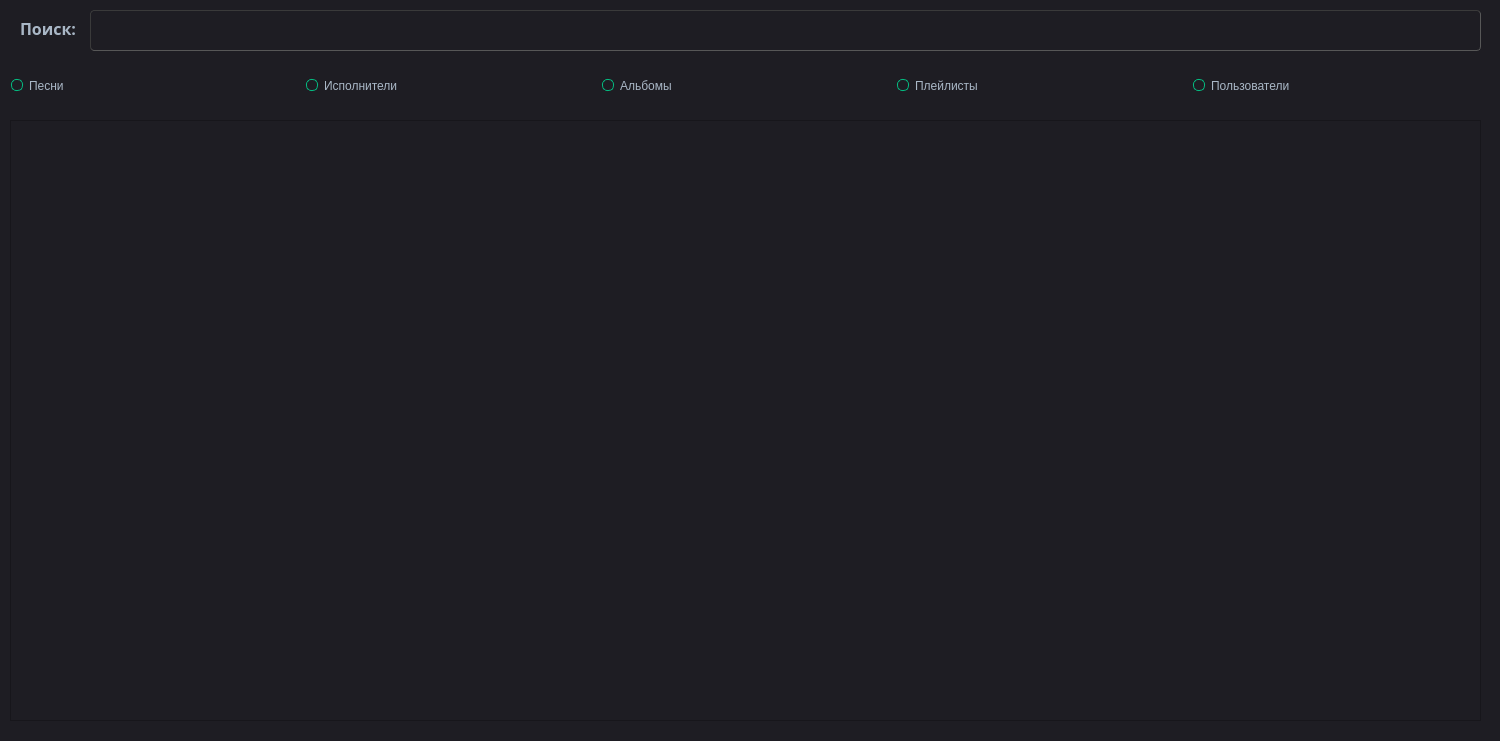
<?xml version="1.0" encoding="UTF-8"?>
<ui version="4.0">
 <class>SearchFragment</class>
 <widget class="QFrame" name="SearchFragment">
  <property name="geometry">
   <rect>
    <x>0</x>
    <y>0</y>
    <width>1500</width>
    <height>741</height>
   </rect>
  </property>
  <property name="minimumSize">
   <size>
    <width>1500</width>
    <height>741</height>
   </size>
  </property>
  <property name="maximumSize">
   <size>
    <width>1500</width>
    <height>741</height>
   </size>
  </property>
  <property name="windowTitle">
   <string>Frame</string>
  </property>
  <property name="styleSheet">
   <string notr="true">QFrame {
	background-color:#1e1d23;
}
QWidget {
	background-color:#1e1d23;
}
QMainWindow {
	background-color:#1e1d23;
}
QDialog {
	background-color:#1e1d23;
}
QColorDialog {
	background-color:#1e1d23;
}
QTextEdit {
	background-color:#1e1d23;
	color: #a9b7c6;
}
QPlainTextEdit {
	selection-background-color:#007b50;
	background-color:#1e1d23;
	border-style: solid;
	border-top-color: transparent;
	border-right-color: transparent;
	border-left-color: transparent;
	border-bottom-color: transparent;
	border-width: 1px;
	color: #a9b7c6;
}
QPushButton{
	border-style: solid;
	border-top-color: transparent;
	border-right-color: transparent;
	border-left-color: transparent;
	border-bottom-color: transparent;
	border-width: 1px;
	border-style: solid;
	color: #a9b7c6;
	padding: 2px;
	background-color: #1e1d23;
}
QPushButton::default{
	border-style: inset;
	border-top-color: transparent;
	border-right-color: transparent;
	border-left-color: transparent;
	border-bottom-color: #04b97f;
	border-width: 1px;
	color: #a9b7c6;
	padding: 2px;
	background-color: #1e1d23;
}
QToolButton {
	border-style: solid;
	border-top-color: transparent;
	border-right-color: transparent;
	border-left-color: transparent;
	border-bottom-color: #04b97f;
	border-bottom-width: 1px;
	border-style: solid;
	color: #a9b7c6;
	padding: 2px;
	background-color: #1e1d23;
}
QToolButton:hover{
	border-style: solid;
	border-top-color: transparent;
	border-right-color: transparent;
	border-left-color: transparent;
	border-bottom-color: #37efba;
	border-bottom-width: 2px;
	border-style: solid;
	color: #FFFFFF;
	padding-bottom: 1px;
	background-color: #1e1d23;
}
QPushButton:hover{
	border-style: solid;
	border-top-color: transparent;
	border-right-color: transparent;
	border-left-color: transparent;
	border-bottom-color: #37efba;
	border-bottom-width: 1px;
	border-style: solid;
	color: #FFFFFF;
	padding-bottom: 2px;
	background-color: #1e1d23;
}
QPushButton:pressed{
	border-style: solid;
	border-top-color: transparent;
	border-right-color: transparent;
	border-left-color: transparent;
	border-bottom-color: #37efba;
	border-bottom-width: 2px;
	border-style: solid;
	color: #37efba;
	padding-bottom: 1px;
	background-color: #1e1d23;
}
QPushButton:disabled{
	border-style: solid;
	border-top-color: transparent;
	border-right-color: transparent;
	border-left-color: transparent;
	border-bottom-color: #808086;
	border-bottom-width: 2px;
	border-style: solid;
	color: #808086;
	padding-bottom: 1px;
	background-color: #1e1d23;
}
QLineEdit {
	border-width: 1px; border-radius: 4px;
	border-color: rgb(58, 58, 58);
	border-style: inset;
	padding: 0 8px;
	color: #a9b7c6;
	background:#1e1d23;
	selection-background-color:#007b50;
	selection-color: #FFFFFF;
}
QLabel {
	color: #a9b7c6;
}
QLCDNumber {
	color: #37e6b4;
}
QProgressBar {
	text-align: center;
	color: rgb(240, 240, 240);
	border-width: 1px; 
	border-radius: 10px;
	border-color: rgb(58, 58, 58);
	border-style: inset;
	background-color:#1e1d23;
}
QProgressBar::chunk {
	background-color: #04b97f;
	border-radius: 5px;
}
QMenuBar {
	background-color: #1e1d23;
}
QMenuBar::item {
	color: #a9b7c6;
  	spacing: 3px;
  	padding: 1px 4px;
  	background: #1e1d23;
}

QMenuBar::item:selected {
  	background:#1e1d23;
	color: #FFFFFF;
}
QMenu::item:selected {
	border-style: solid;
	border-top-color: transparent;
	border-right-color: transparent;
	border-left-color: #04b97f;
	border-bottom-color: transparent;
	border-left-width: 2px;
	color: #FFFFFF;
	padding-left:15px;
	padding-top:4px;
	padding-bottom:4px;
	padding-right:7px;
	background-color: #1e1d23;
}
QMenu::item {
	border-style: solid;
	border-top-color: transparent;
	border-right-color: transparent;
	border-left-color: transparent;
	border-bottom-color: transparent;
	border-bottom-width: 1px;
	border-style: solid;
	color: #a9b7c6;
	padding-left:17px;
	padding-top:4px;
	padding-bottom:4px;
	padding-right:7px;
	background-color: #1e1d23;
}
QMenu{
	background-color:#1e1d23;
}
QTabWidget {
	color:rgb(0,0,0);
	background-color:#1e1d23;
}
QTabWidget::pane {
		border-color: rgb(77,77,77);
		background-color:#1e1d23;
		border-style: solid;
		border-width: 1px;
    	border-radius: 6px;
}
QTabBar::tab {
	border-style: solid;
	border-top-color: transparent;
	border-right-color: transparent;
	border-left-color: transparent;
	border-bottom-color: transparent;
	border-bottom-width: 1px;
	border-style: solid;
	color: #808086;
	padding: 3px;
	margin-left:3px;
	background-color: #1e1d23;
}
QTabBar::tab:selected, QTabBar::tab:last:selected, QTabBar::tab:hover {
  	border-style: solid;
	border-top-color: transparent;
	border-right-color: transparent;
	border-left-color: transparent;
	border-bottom-color: #04b97f;
	border-bottom-width: 2px;
	border-style: solid;
	color: #FFFFFF;
	padding-left: 3px;
	padding-bottom: 2px;
	margin-left:3px;
	background-color: #1e1d23;
}

QCheckBox {
	color: #a9b7c6;
	padding: 2px;
}
QCheckBox:disabled {
	color: #808086;
	padding: 2px;
}

QCheckBox:hover {
	border-radius:4px;
	border-style:solid;
	padding-left: 1px;
	padding-right: 1px;
	padding-bottom: 1px;
	padding-top: 1px;
	border-width:1px;
	border-color: rgb(87, 97, 106);
	background-color:#1e1d23;
}
QCheckBox::indicator:checked {

	height: 10px;
	width: 10px;
	border-style:solid;
	border-width: 1px;
	border-color: #04b97f;
	color: #a9b7c6;
	background-color: #04b97f;
}
QCheckBox::indicator:unchecked {

	height: 10px;
	width: 10px;
	border-style:solid;
	border-width: 1px;
	border-color: #04b97f;
	color: #a9b7c6;
	background-color: transparent;
}
QRadioButton {
	color: #a9b7c6;
	background-color: #1e1d23;
	padding: 1px;
}
QRadioButton::indicator:checked {
	height: 10px;
	width: 10px;
	border-style:solid;
	border-radius:5px;
	border-width: 1px;
	border-color: #04b97f;
	color: #a9b7c6;
	background-color: #04b97f;
}
QRadioButton::indicator:!checked {
	height: 10px;
	width: 10px;
	border-style:solid;
	border-radius:5px;
	border-width: 1px;
	border-color: #04b97f;
	color: #a9b7c6;
	background-color: transparent;
}
QStatusBar {
	color:#027f7f;
}
QSpinBox {
	color: #a9b7c6;	
	background-color: #1e1d23;
}
QDoubleSpinBox {
	color: #a9b7c6;	
	background-color: #1e1d23;
}
QTimeEdit {
	color: #a9b7c6;	
	background-color: #1e1d23;
}
QDateTimeEdit {
	color: #a9b7c6;	
	background-color: #1e1d23;
}
QDateEdit {
	color: #a9b7c6;	
	background-color: #1e1d23;
}
QComboBox {
	color: #a9b7c6;	
	background: #1e1d23;
}
QComboBox:editable {
	background: #1e1d23;
	color: #a9b7c6;
	selection-background-color: #1e1d23;
}
QComboBox QAbstractItemView {
	color: #a9b7c6;	
	background: #1e1d23;
	selection-color: #FFFFFF;
	selection-background-color: #1e1d23;
}
QComboBox:!editable:on, QComboBox::drop-down:editable:on {
	color: #a9b7c6;	
	background: #1e1d23;
}
QFontComboBox {
	color: #a9b7c6;	
	background-color: #1e1d23;
}
QToolBox {
	color: #a9b7c6;
	background-color: #1e1d23;
}
QToolBox::tab {
	color: #a9b7c6;
	background-color: #1e1d23;
}
QToolBox::tab:selected {
	color: #FFFFFF;
	background-color: #1e1d23;
}
QScrollArea {
	color: #FFFFFF;
	background-color: #1e1d23;
}
QSlider::groove:horizontal {
	height: 5px;
	background: #04b97f;
}
QSlider::groove:vertical {
	width: 5px;
	background: #04b97f;
}
QSlider::handle:horizontal {
	background: qlineargradient(x1:0, y1:0, x2:1, y2:1, stop:0 #b4b4b4, stop:1 #8f8f8f);
	border: 1px solid #5c5c5c;
	width: 14px;
	margin: -5px 0;
	border-radius: 7px;
}
QSlider::handle:vertical {
	background: qlineargradient(x1:1, y1:1, x2:0, y2:0, stop:0 #b4b4b4, stop:1 #8f8f8f);
	border: 1px solid #5c5c5c;
	height: 14px;
	margin: 0 -5px;
	border-radius: 7px;
}
QSlider::add-page:horizontal {
    background: white;
}
QSlider::add-page:vertical {
    background: white;
}
QSlider::sub-page:horizontal {
    background: #04b97f;
}
QSlider::sub-page:vertical {
    background: #04b97f;
}

QPushButton{
	border-style: solid;
	border-color: #050a0e;
	border-width: 1px;
	border-radius: 5px;
	color: #d3dae3;
	padding: 2px;
	background-color: #100E19;
}
QPushButton::default{
	border-style: solid;
	border-color: #050a0e;
	border-width: 1px;
	border-radius: 5px;
	color: #FFFFFF;
	padding: 2px;
	background-color: #151a1e;
}
QPushButton:hover{
	border-style: solid;
	border-top-color: qlineargradient(spread:pad, x1:0, y1:1, x2:1, y2:1, stop:0 #C0DB50, stop:0.4 #C0DB50, stop:0.5 #100E19, stop:1 #100E19);
    border-bottom-color: qlineargradient(spread:pad, x1:0, y1:1, x2:1, y2:1, stop:0 #100E19, stop:0.5 #100E19, stop:0.6 #C0DB50, stop:1 #C0DB50);
    border-left-color: qlineargradient(spread:pad, x1:0, y1:0, x2:0, y2:1, stop:0 #C0DB50, stop:0.3 #C0DB50, stop:0.7 #100E19, stop:1 #100E19);
    border-right-color: qlineargradient(spread:pad, x1:0, y1:1, x2:0, y2:0, stop:0 #C0DB50, stop:0.3 #C0DB50, stop:0.7 #100E19, stop:1 #100E19);
	border-width: 2px;
    border-radius: 1px;
	color: #d3dae3;
	padding: 2px;
}
QPushButton:pressed{
	border-style: solid;
	border-top-color: qlineargradient(spread:pad, x1:0, y1:1, x2:1, y2:1, stop:0 #d33af1, stop:0.4 #d33af1, stop:0.5 #100E19, stop:1 #100E19);
    border-bottom-color: qlineargradient(spread:pad, x1:0, y1:1, x2:1, y2:1, stop:0 #100E19, stop:0.5 #100E19, stop:0.6 #d33af1, stop:1 #d33af1);
    border-left-color: qlineargradient(spread:pad, x1:0, y1:0, x2:0, y2:1, stop:0 #d33af1, stop:0.3 #d33af1, stop:0.7 #100E19, stop:1 #100E19);
    border-right-color: qlineargradient(spread:pad, x1:0, y1:1, x2:0, y2:0, stop:0 #d33af1, stop:0.3 #d33af1, stop:0.7 #100E19, stop:1 #100E19);
	border-width: 2px;
    border-radius: 1px;
	color: #d3dae3;
	padding: 2px;
}</string>
  </property>
  <widget class="QWidget" name="horizontalLayoutWidget">
   <property name="geometry">
    <rect>
     <x>10</x>
     <y>50</y>
     <width>1471</width>
     <height>71</height>
    </rect>
   </property>
   <layout class="QHBoxLayout" name="horizontalLayout">
    <item>
     <widget class="QRadioButton" name="RB_Songs">
      <property name="text">
       <string>Песни</string>
      </property>
     </widget>
    </item>
    <item>
     <widget class="QRadioButton" name="RB_Perf">
      <property name="text">
       <string>Исполнители</string>
      </property>
     </widget>
    </item>
    <item>
     <widget class="QRadioButton" name="RB_Albums">
      <property name="text">
       <string>Альбомы</string>
      </property>
     </widget>
    </item>
    <item>
     <widget class="QRadioButton" name="RB_Playlists">
      <property name="text">
       <string>Плейлисты</string>
      </property>
     </widget>
    </item>
    <item>
     <widget class="QRadioButton" name="RB_Users">
      <property name="text">
       <string>Пользователи</string>
      </property>
     </widget>
    </item>
   </layout>
  </widget>
  <widget class="QLineEdit" name="LE_browser">
   <property name="geometry">
    <rect>
     <x>90</x>
     <y>10</y>
     <width>1391</width>
     <height>41</height>
    </rect>
   </property>
  </widget>
  <widget class="QScrollArea" name="scrollArea">
   <property name="geometry">
    <rect>
     <x>10</x>
     <y>120</y>
     <width>1471</width>
     <height>601</height>
    </rect>
   </property>
   <property name="widgetResizable">
    <bool>true</bool>
   </property>
   <widget class="QWidget" name="scrollAreaWidgetContents">
    <property name="geometry">
     <rect>
      <x>0</x>
      <y>0</y>
      <width>1469</width>
      <height>599</height>
     </rect>
    </property>
   </widget>
  </widget>
  <widget class="QLabel" name="label">
   <property name="geometry">
    <rect>
     <x>20</x>
     <y>20</y>
     <width>61</width>
     <height>16</height>
    </rect>
   </property>
   <property name="font">
    <font>
     <family>Segoe UI Black</family>
     <pointsize>12</pointsize>
     <weight>75</weight>
     <bold>true</bold>
    </font>
   </property>
   <property name="text">
    <string>Поиск:</string>
   </property>
  </widget>
 </widget>
 <resources/>
 <connections/>
</ui>
